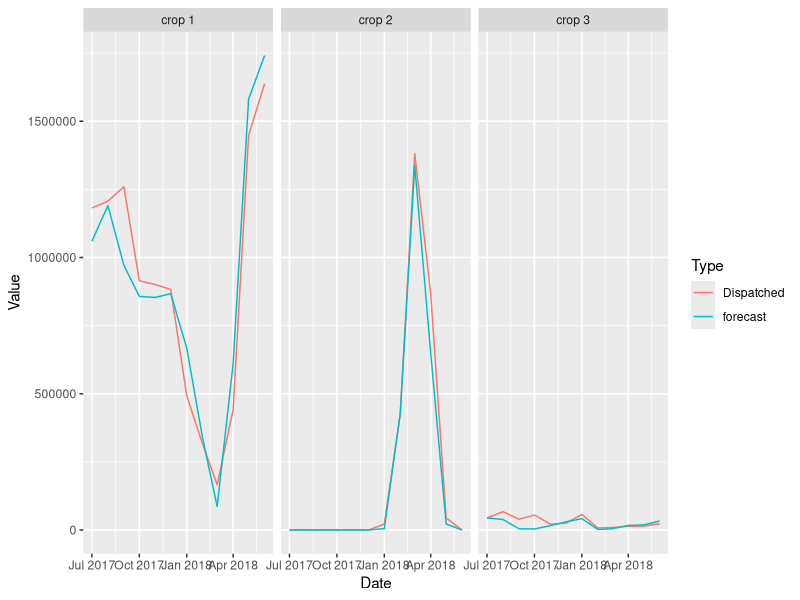

R code for this plot:
setwd("~/Documents/UTS/Tech Lab /Class_3")

library(tidyverse)
library(lubridate)

(df1 <- read_csv("Crop_example2.csv"))


df2 <- df1 %>% 
        gather("Date", "Value",c(-Crop,-Type))


View(df2)

######
df3 <- df2 %>% 
        separate(Date, c("Month", "Year"))%>% 
        mutate(Year2=paste("20", Year, sep="")) %>% 
        mutate(Day=1) %>% 
        mutate(Date=paste (Year, Month, Day, sep="-")) %>% 
        # select(-Month, -Year ,-Day) %>% 
        mutate(Date = ymd(Date)) 




ggplot(df3, aes(Date, Value, group=Type, colour=Type)) +
        geom_line() +
        facet_wrap(~Crop)